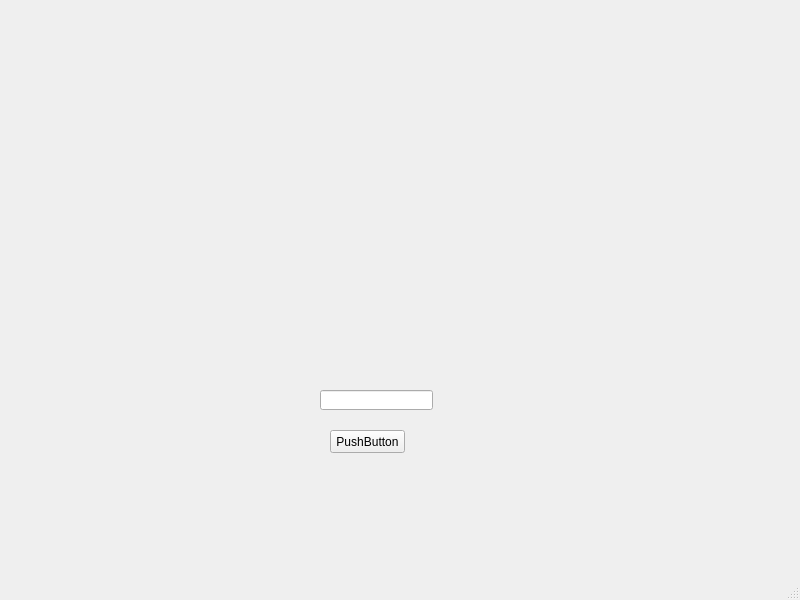
<?xml version="1.0" encoding="UTF-8"?>
<ui version="4.0">
 <class>MainWindow</class>
 <widget class="QMainWindow" name="MainWindow">
  <property name="geometry">
   <rect>
    <x>0</x>
    <y>0</y>
    <width>800</width>
    <height>600</height>
   </rect>
  </property>
  <property name="windowTitle">
   <string>MainWindow</string>
  </property>
  <widget class="QWidget" name="centralwidget">
   <widget class="QPushButton" name="pushButton">
    <property name="geometry">
     <rect>
      <x>330</x>
      <y>430</y>
      <width>75</width>
      <height>23</height>
     </rect>
    </property>
    <property name="text">
     <string>PushButton</string>
    </property>
   </widget>
   <widget class="QLineEdit" name="lineEdit">
    <property name="geometry">
     <rect>
      <x>320</x>
      <y>390</y>
      <width>113</width>
      <height>20</height>
     </rect>
    </property>
   </widget>
  </widget>
  <widget class="QMenuBar" name="menubar">
   <property name="geometry">
    <rect>
     <x>0</x>
     <y>0</y>
     <width>800</width>
     <height>22</height>
    </rect>
   </property>
  </widget>
  <widget class="QStatusBar" name="statusbar"/>
 </widget>
 <resources/>
 <connections/>
</ui>
